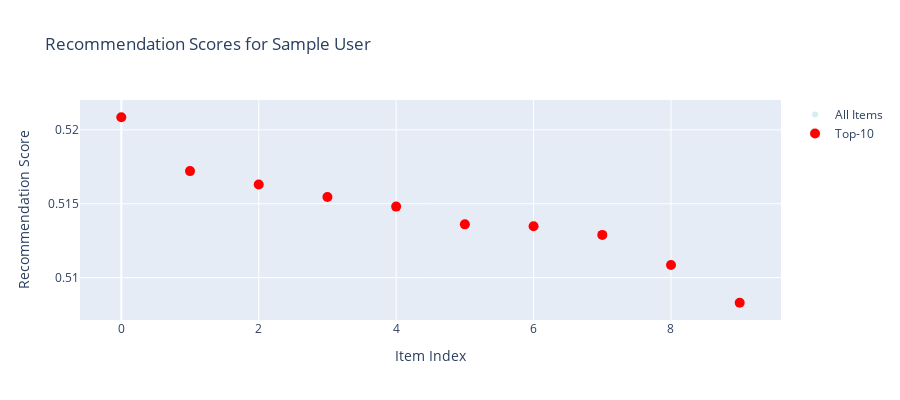

Notebook code for this chart:
### Markdown cell above
## 4. Generate Recommendations and Visualize

### Code cell
# Generate recommendations for a sample user
sample_user_idx = 0
sample_user_feat = tf.constant([user_features[sample_user_idx]])
sample_item_feats = tf.constant([item_features[:n_items]])

rec_indices, rec_scores = model([sample_user_feat, sample_item_feats], training=False)

print(f"✅ Generated recommendations for user {sample_user_idx}")
print(f"   Top-{model.top_k} recommended items: {rec_indices[0].numpy()}")
print(f"   Recommendation scores: {rec_scores[0].numpy()}")

# Visualize recommendation scores
fig = KMRPlotter.plot_recommendation_scores(
    rec_scores[0].numpy(),
    top_k=model.top_k,
    title="Recommendation Scores for Sample User"
)
fig.show()

### Figure 1 — Plotly figure (JSON) as saved in the notebook; plotly's stock layout.template omitted (floating-point values rounded to 4 significant figures)
{"data": [{"marker": {"color": "lightblue", "opacity": 0.5}, "mode": "markers", "name": "All Items", "type": "scatter", "x": [0, 1, 2, 3, 4, 5, 6, 7, 8, 9], "y": [0.5209, 0.5172, 0.5163, 0.5155, 0.5148, 0.5136, 0.5135, 0.5129, 0.5109, 0.5083]}, {"marker": {"color": "red", "size": 10}, "mode": "markers", "name": "Top-10", "type": "scatter", "x": [0, 1, 2, 3, 4, 5, 6, 7, 8, 9], "y": [0.5209, 0.5172, 0.5163, 0.5155, 0.5148, 0.5136, 0.5135, 0.5129, 0.5109, 0.5083]}], "layout": {"height": 400, "title": {"text": "Recommendation Scores for Sample User"}, "xaxis": {"title": {"text": "Item Index"}}, "yaxis": {"title": {"text": "Recommendation Score"}}}}
